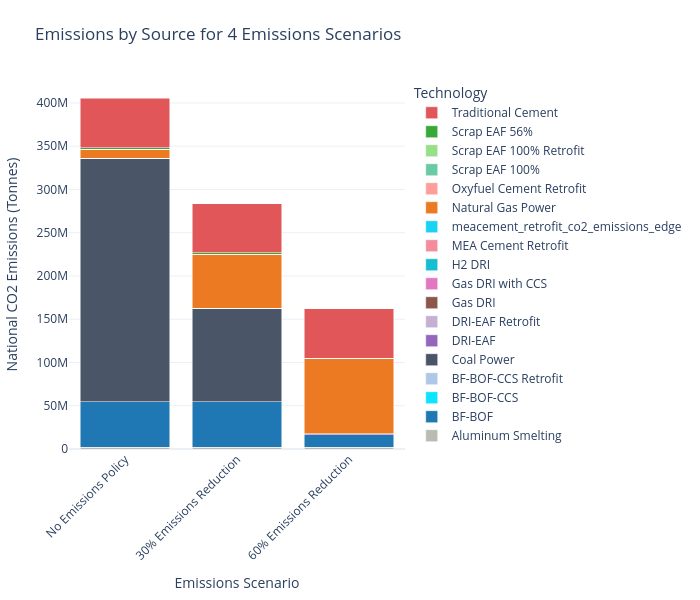

Source (notebook cell):
### Code cell
plot_stacked_bar(
    df = co2_all_china_by_tech.T,
    scenario_map=scenario_map,
    name_map=tech_name_map,
    color_map=custom_color_map,
    title_name="Emissions by Source for 4 Emissions Scenarios",
    xaxis_name="Emissions Scenario",
    yaxis_name="National CO2 Emissions (Tonnes)",
    width=700)

### Figure 1 — Plotly figure (JSON) as saved in the notebook; plotly's stock layout.template omitted (floating-point values rounded to 4 significant figures)
{"data": [{"hovertemplate": "Technology=Aluminum Smelting<br>Emissions Scenario=%{x}<br>National CO2 Emissions (Tonnes)=%{y}<extra></extra>", "legendgroup": "Aluminum Smelting", "marker": {"color": "#bbbbb2", "pattern": {"shape": ""}}, "name": "Aluminum Smelting", "orientation": "v", "showlegend": true, "textposition": "auto", "type": "bar", "x": ["No Emissions Policy", "30% Emissions Reduction", "60% Emissions Reduction"], "xaxis": "x", "y": [2172000.0, 2172000.0, 2172000.0], "yaxis": "y"}, {"hovertemplate": "Technology=BF-BOF<br>Emissions Scenario=%{x}<br>National CO2 Emissions (Tonnes)=%{y}<extra></extra>", "legendgroup": "BF-BOF", "marker": {"color": "#1f77b4", "pattern": {"shape": ""}}, "name": "BF-BOF", "orientation": "v", "showlegend": true, "textposition": "auto", "type": "bar", "x": ["No Emissions Policy", "30% Emissions Reduction", "60% Emissions Reduction"], "xaxis": "x", "y": [52520000.0, 52520000.0, 14490000.0], "yaxis": "y"}, {"hovertemplate": "Technology=BF-BOF-CCS<br>Emissions Scenario=%{x}<br>National CO2 Emissions (Tonnes)=%{y}<extra></extra>", "legendgroup": "BF-BOF-CCS", "marker": {"color": "#0ee3ff", "pattern": {"shape": ""}}, "name": "BF-BOF-CCS", "orientation": "v", "showlegend": true, "textposition": "auto", "type": "bar", "x": ["No Emissions Policy", "30% Emissions Reduction", "60% Emissions Reduction"], "xaxis": "x", "y": [0.0, 0.0, 0.0], "yaxis": "y"}, {"hovertemplate": "Technology=BF-BOF-CCS Retrofit<br>Emissions Scenario=%{x}<br>National CO2 Emissions (Tonnes)=%{y}<extra></extra>", "legendgroup": "BF-BOF-CCS Retrofit", "marker": {"color": "#aec7e8", "pattern": {"shape": ""}}, "name": "BF-BOF-CCS Retrofit", "orientation": "v", "showlegend": true, "textposition": "auto", "type": "bar", "x": ["No Emissions Policy", "30% Emissions Reduction", "60% Emissions Reduction"], "xaxis": "x", "y": [0.0, 0.0, 0.0], "yaxis": "y"}, {"hovertemplate": "Technology=Coal Power<br>Emissions Scenario=%{x}<br>National CO2 Emissions (Tonnes)=%{y}<extra></extra>", "legendgroup": "Coal Power", "marker": {"color": "#4a5568", "pattern": {"shape": ""}}, "name": "Coal Power", "orientation": "v", "showlegend": true, "textposition": "auto", "type": "bar", "x": ["No Emissions Policy", "30% Emissions Reduction", "60% Emissions Reduction"], "xaxis": "x", "y": [281600000.0, 107800000.0, 1815.0], "yaxis": "y"}, {"hovertemplate": "Technology=DRI-EAF<br>Emissions Scenario=%{x}<br>National CO2 Emissions (Tonnes)=%{y}<extra></extra>", "legendgroup": "DRI-EAF", "marker": {"color": "#9467bd", "pattern": {"shape": ""}}, "name": "DRI-EAF", "orientation": "v", "showlegend": true, "textposition": "auto", "type": "bar", "x": ["No Emissions Policy", "30% Emissions Reduction", "60% Emissions Reduction"], "xaxis": "x", "y": [3.498, 6.946, 801400.0], "yaxis": "y"}, {"hovertemplate": "Technology=DRI-EAF Retrofit<br>Emissions Scenario=%{x}<br>National CO2 Emissions (Tonnes)=%{y}<extra></extra>", "legendgroup": "DRI-EAF Retrofit", "marker": {"color": "#c5b0d5", "pattern": {"shape": ""}}, "name": "DRI-EAF Retrofit", "orientation": "v", "showlegend": true, "textposition": "auto", "type": "bar", "x": ["No Emissions Policy", "30% Emissions Reduction", "60% Emissions Reduction"], "xaxis": "x", "y": [5.016, 7.396, 311600.0], "yaxis": "y"}, {"hovertemplate": "Technology=Gas DRI<br>Emissions Scenario=%{x}<br>National CO2 Emissions (Tonnes)=%{y}<extra></extra>", "legendgroup": "Gas DRI", "marker": {"color": "#8c564b", "pattern": {"shape": ""}}, "name": "Gas DRI", "orientation": "v", "showlegend": true, "textposition": "auto", "type": "bar", "x": ["No Emissions Policy", "30% Emissions Reduction", "60% Emissions Reduction"], "xaxis": "x", "y": [57.95, 71.13, 201.1], "yaxis": "y"}, {"hovertemplate": "Technology=Gas DRI with CCS<br>Emissions Scenario=%{x}<br>National CO2 Emissions (Tonnes)=%{y}<extra></extra>", "legendgroup": "Gas DRI with CCS", "marker": {"color": "#e377c2", "pattern": {"shape": ""}}, "name": "Gas DRI with CCS", "orientation": "v", "showlegend": true, "textposition": "auto", "type": "bar", "x": ["No Emissions Policy", "30% Emissions Reduction", "60% Emissions Reduction"], "xaxis": "x", "y": [0.0, 0.0, 0.0], "yaxis": "y"}, {"hovertemplate": "Technology=H2 DRI<br>Emissions Scenario=%{x}<br>National CO2 Emissions (Tonnes)=%{y}<extra></extra>", "legendgroup": "H2 DRI", "marker": {"color": "#17becf", "pattern": {"shape": ""}}, "name": "H2 DRI", "orientation": "v", "showlegend": true, "textposition": "auto", "type": "bar", "x": ["No Emissions Policy", "30% Emissions Reduction", "60% Emissions Reduction"], "xaxis": "x", "y": [0.0, 0.0, 0.0], "yaxis": "y"}, {"hovertemplate": "Technology=MEA Cement Retrofit<br>Emissions Scenario=%{x}<br>National CO2 Emissions (Tonnes)=%{y}<extra></extra>", "legendgroup": "MEA Cement Retrofit", "marker": {"color": "#f28e9b", "pattern": {"shape": ""}}, "name": "MEA Cement Retrofit", "orientation": "v", "showlegend": true, "textposition": "auto", "type": "bar", "x": ["No Emissions Policy", "30% Emissions Reduction", "60% Emissions Reduction"], "xaxis": "x", "y": [0.0, 0.0, 0.0], "yaxis": "y"}, {"hovertemplate": "Technology=meacement_retrofit_co2_emissions_edge<br>Emissions Scenario=%{x}<br>National CO2 Emissions (Tonnes)=%{y}<extra></extra>", "legendgroup": "meacement_retrofit_co2_emissions_edge", "marker": {"color": "#19d3f3", "pattern": {"shape": ""}}, "name": "meacement_retrofit_co2_emissions_edge", "orientation": "v", "showlegend": true, "textposition": "auto", "type": "bar", "x": ["No Emissions Policy", "30% Emissions Reduction", "60% Emissions Reduction"], "xaxis": "x", "y": [0.0, 0.0, 0.0], "yaxis": "y"}, {"hovertemplate": "Technology=Natural Gas Power<br>Emissions Scenario=%{x}<br>National CO2 Emissions (Tonnes)=%{y}<extra></extra>", "legendgroup": "Natural Gas Power", "marker": {"color": "#eb7a23", "pattern": {"shape": ""}}, "name": "Natural Gas Power", "orientation": "v", "showlegend": true, "textposition": "auto", "type": "bar", "x": ["No Emissions Policy", "30% Emissions Reduction", "60% Emissions Reduction"], "xaxis": "x", "y": [9878000.0, 62190000.0, 86900000.0], "yaxis": "y"}, {"hovertemplate": "Technology=Oxyfuel Cement Retrofit<br>Emissions Scenario=%{x}<br>National CO2 Emissions (Tonnes)=%{y}<extra></extra>", "legendgroup": "Oxyfuel Cement Retrofit", "marker": {"color": "#ff9d9a", "pattern": {"shape": ""}}, "name": "Oxyfuel Cement Retrofit", "orientation": "v", "showlegend": true, "textposition": "auto", "type": "bar", "x": ["No Emissions Policy", "30% Emissions Reduction", "60% Emissions Reduction"], "xaxis": "x", "y": [0.0, 0.0, 0.0], "yaxis": "y"}, {"hovertemplate": "Technology=Scrap EAF 100%<br>Emissions Scenario=%{x}<br>National CO2 Emissions (Tonnes)=%{y}<extra></extra>", "legendgroup": "Scrap EAF 100%", "marker": {"color": "#6acaa2", "pattern": {"shape": ""}}, "name": "Scrap EAF 100%", "orientation": "v", "showlegend": true, "textposition": "auto", "type": "bar", "x": ["No Emissions Policy", "30% Emissions Reduction", "60% Emissions Reduction"], "xaxis": "x", "y": [8.911, 19.71, 462800.0], "yaxis": "y"}, {"hovertemplate": "Technology=Scrap EAF 100% Retrofit<br>Emissions Scenario=%{x}<br>National CO2 Emissions (Tonnes)=%{y}<extra></extra>", "legendgroup": "Scrap EAF 100% Retrofit", "marker": {"color": "#98df8a", "pattern": {"shape": ""}}, "name": "Scrap EAF 100% Retrofit", "orientation": "v", "showlegend": true, "textposition": "auto", "type": "bar", "x": ["No Emissions Policy", "30% Emissions Reduction", "60% Emissions Reduction"], "xaxis": "x", "y": [191200.0, 191200.0, 32.17], "yaxis": "y"}, {"hovertemplate": "Technology=Scrap EAF 56%<br>Emissions Scenario=%{x}<br>National CO2 Emissions (Tonnes)=%{y}<extra></extra>", "legendgroup": "Scrap EAF 56%", "marker": {"color": "#38a938", "pattern": {"shape": ""}}, "name": "Scrap EAF 56%", "orientation": "v", "showlegend": true, "textposition": "auto", "type": "bar", "x": ["No Emissions Policy", "30% Emissions Reduction", "60% Emissions Reduction"], "xaxis": "x", "y": [1829000.0, 1829000.0, 364.8], "yaxis": "y"}, {"hovertemplate": "Technology=Traditional Cement<br>Emissions Scenario=%{x}<br>National CO2 Emissions (Tonnes)=%{y}<extra></extra>", "legendgroup": "Traditional Cement", "marker": {"color": "#e15759", "pattern": {"shape": ""}}, "name": "Traditional Cement", "orientation": "v", "showlegend": true, "textposition": "auto", "type": "bar", "x": ["No Emissions Policy", "30% Emissions Reduction", "60% Emissions Reduction"], "xaxis": "x", "y": [56960000.0, 56950000.0, 56950000.0], "yaxis": "y"}], "layout": {"barmode": "stack", "height": 600, "legend": {"title": {"text": "Technology"}, "tracegroupgap": 0, "traceorder": "reversed"}, "margin": {"b": 80, "l": 60, "r": 60, "t": 80}, "title": {"text": "Emissions by Source for 4 Emissions Scenarios"}, "width": 700, "xaxis": {"anchor": "y", "domain": [0, 1], "tickangle": -45, "title": {"text": "Emissions Scenario"}}, "yaxis": {"anchor": "x", "domain": [0, 1], "title": {"text": "National CO2 Emissions (Tonnes)"}}}}
